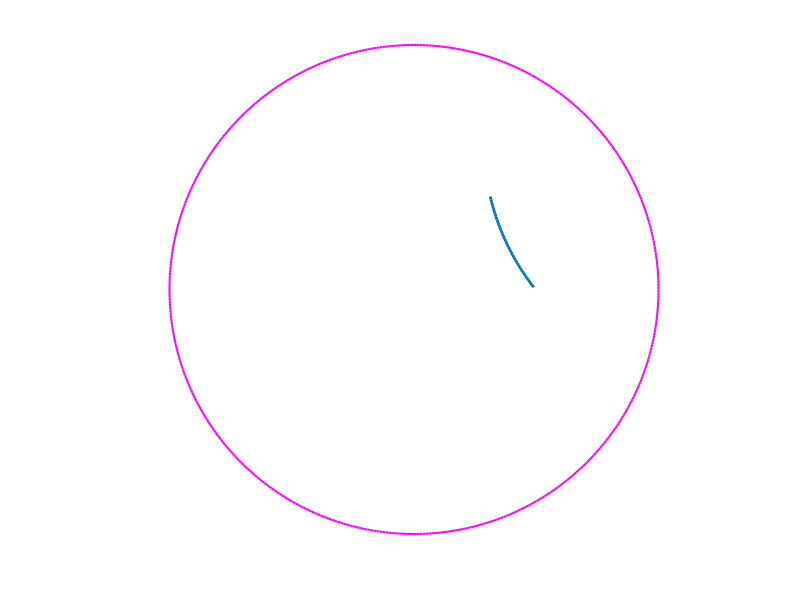

This chart was generated by the following MATLAB code: (Note: this script raises an error after producing the figure.)
q = 7;
layers = 3;

%unit circle
r_c = 1;
disc = 500;
rho_c = linspace(0,2*pi-0.0001,disc);
x_c = cos(rho_c);
y_c = sin(rho_c);
figure;
plot(x_c,y_c,'m-','LineWidth',1.5)
axis square
axis off
hold on

%first layer
sinpi_q = sin(pi/q);
cospi_q = cos(pi/q);
a = 1-4*sinpi_q^2;
b = -(2+8*sinpi_q^2-16*sinpi_q^2*cospi_q^2);
c = 1-4*sinpi_q^2;
% a = 1-(sec(pi/q))^2 * (sin(2*pi/q))^2;
% b = -2+4*(sin(2*pi/q))^2-2*(sec(pi/q))^2 * (sin(2*pi/q))^2;
% c = 1-(sec(pi/q))^2 * (sin(2*pi/q))^2;
% a = 1-(sec(pi/q))^2 * (cos(2*pi/q+pi/2))^2;
% b = -2+4*(cos(2*pi/q+pi/2))^2-2*(sec(pi/q))^2 * (cos(2*pi/q+pi/2))^2;
% c = 1-(sec(pi/q))^2 * (cos(2*pi/q+pi/2))^2;
s_square = (-b-sqrt(b^2-4*a*c))/2/a;
s = sqrt(s_square);  %vertex
h = (1+s^2)/2/s;   %x_coor of outside circle, y_coor = h*tan(pi/q)
r = sqrt(h^2/cospi_q^2-1);   %radius of outside circle
d_h = sqrt(1+r^2);   %distance of center of outside circle from origin

%plot the first layer
x_h = r*x_c + h;
y_h = r*y_c + h*tan(pi/q);
%only keep circles within current s
z_h = x_h.^2+y_h.^2;
x_h = x_h(z_h<=s_square);
y_h = y_h(z_h<=s_square);
plot(x_h,y_h,'-','Linewidth',2/sqrt(1))
rotate_n_plot([x_h' y_h'],q,2/sqrt(1));
plot([0,s],[0,0],'Linewidth',2/sqrt(1))
rotate_n_plot([0 0;s 0],q,2/sqrt(1));

plot(0,0,'k.','Markersize',15)
plot(s,0,'.','Markersize',15/sqrt(1))
rotate_n_plot([s,0],q,15/sqrt(1));

%%
%create a list of current conditions for add-on plottings
current_node = [s,0];
current_arcs = [h,h*tan(pi/q)];

for layer = 2:layers
next_node = [];
next_arcs = [];
all_arcs = [];
for k = 1:size(current_node,1)
    [xyr,theta] = point_surroundings(current_node(k,1),current_node(k,2),current_arcs(k,1),current_arcs(k,2),q);
    
    ite = 0;
    to_be_plot = {};
    for j = 1:q-1
        angle_j = theta+2*pi/q*j;  %angle from the origin-point line
        if abs(angle_j) >= 0.001
            ite = ite+1;
            x = xyr(ite,1);
            y = xyr(ite,2);
            r = xyr(ite,3);
            
            if r <= 100  %not a straight line
            x_h = r*x_c + x;
            y_h = r*y_c + y;
            else
            x_h = linspace(current_node(k,1), 2*current_node(k,1),100);
            y_h = linspace(current_node(k,2), 2*current_node(k,2),100);
            end
            %only keep circles within radius 1
            z_h = x_h.^2+y_h.^2;
            x_h = x_h(z_h<=1); %& z_h>=sqrt(node_x^2+node_y^2));
            y_h = y_h(z_h<=1); %& z_h>=sqrt(node_x^2+node_y^2));
            %keep circles depending on their polar angle with the
            %vertex (remove things that go through middle)
            [rho_all,~] = cart2pol(x_h-current_node(k,1),y_h-current_node(k,2));
            index = abs(rho_all+pi-angle_j)<=60/180*pi; %| abs(rho_all+pi+pi/2-angle_j)<=20/180*pi;
            x_h = x_h(index);
            y_h = y_h(index);
            %if any point on the circle is closer to the origin than the
            %node, discard the circle
            if sum(x_h.^2+y_h.^2 <current_node(k,1)^2+current_node(k,2)^2)>0
                xyr(ite,:) = [];
                ite = ite-1;
            else
%                 if layer == 3
%                 plot(x_h,y_h,'k-');
%                 rotate_n_plot([x_h' y_h'],q);
%                 end
                to_be_plot{ite,1} = x_h;
                to_be_plot{ite,2} = y_h;
            end
        end
        
        
    end
    if k==1
        to_be_plot_first = to_be_plot;
    end
    %xyr
    all_arcs = [all_arcs;  xyr];
    if size(xyr,1)==3
        %middle arcs' termination point
        [tx1,ty1,tx2,ty2] = two_arc_circle(xyr(2,1),xyr(2,2),xyr(2,3),xyr(3,1),xyr(3,2),xyr(3,3),q);
        if xyr(2,3)>=100
            [rho_temp,~] = cart2pol(current_node(k,1),current_node(k,2));
            next_node = [next_node;sqrt(tx1^2+ty1^2)*cos(rho_temp),sqrt(tx1^2+ty1^2)*sin(rho_temp)];
            next_arcs = [next_arcs;xyr(2,1),xyr(2,2)];
        else
            next_node = [next_node;tx1,ty1];
            next_arcs = [next_arcs;xyr(2,1),xyr(2,2)];
        end
        plot(next_node(end,1),next_node(end,2),'k.')
        %plot(tx2,ty2,'k.')
        %throw away points with radius >= termination points
        x_h = to_be_plot{2,1};
        y_h = to_be_plot{2,2};
        z_h = x_h.^2+y_h.^2;
        x_h = x_h(z_h<=tx1^2+ty1^2);
        y_h = y_h(z_h<=tx1^2+ty1^2);
        plot(x_h,y_h,'-','Linewidth',2/sqrt(layer))
        rotate_n_plot([x_h' y_h'],q,2/sqrt(layer));
        
        %side two arcs' intersection points
        if size(all_arcs,1)~=size(xyr,1)
            x_temp = all_arcs(end-size(xyr,1),1);
            y_temp = all_arcs(end-size(xyr,1),2);
            r_temp = all_arcs(end-size(xyr,1),3);
            [sx,sy] = intersection_two_circles(xyr(1,1),xyr(1,2),xyr(1,3),x_temp,y_temp,r_temp);
            next_node = [next_node;sx,sy];
            next_arcs = [next_arcs;xyr(1,1),xyr(1,2)];
            plot(sx,sy,'r.')
            %throw away points with radius >= intersection points
            x_h = to_be_plot{1,1};
            y_h = to_be_plot{1,2};
            z_h = x_h.^2+y_h.^2;
            x_h = x_h(z_h<=sx^2+sy^2);
            y_h = y_h(z_h<=sx^2+sy^2);
            plot(x_h,y_h,'-',2/sqrt(layer))
            rotate_n_plot([x_h' y_h'],q,2/sqrt(layer));

            %arc between previous node and the intersection point determined above
            [x_temp,y_temp,r_temp] = two_point_circle(current_node(k-1,1),current_node(k-1,2),sx,sy);
            x_temp = real(x_temp);
            y_temp = real(y_temp);
            r_temp = real(r_temp);
            x_h = r_temp*x_c + x_temp;
            y_h = r_temp*y_c + y_temp;
            %keep only points between the termination points - obtuse angle
            %between xuan's
            angles = acos(((x_h-current_node(k-1,1)).^2+(y_h-current_node(k-1,2)).^2+(x_h-sx).^2+(y_h-sy).^2-(sx-current_node(k-1,1)).^2-(sy-current_node(k-1,2)).^2)/2./sqrt((x_h-current_node(k-1,1)).^2+(y_h-current_node(k-1,2)).^2)./sqrt((x_h-sx).^2+(y_h-sy).^2));
            x_h = x_h(angles>=pi/2);
            y_h = y_h(angles>=pi/2);
            plot(x_h,y_h,'-','Linewidth',2/sqrt(layer))
            rotate_n_plot([x_h' y_h'],q,2/sqrt(layer));
        end
            

    end
    if size(xyr,1)==4
        %middle two arcs' termination points
        [tx1,ty1,tx2,ty2] = two_arc_circle(xyr(2,1),xyr(2,2),xyr(2,3),xyr(3,1),xyr(3,2),xyr(3,3),q);
        next_node = [next_node;tx1,ty1;tx2,ty2];
        next_arcs = [next_arcs;xyr(2,1),xyr(2,2);xyr(3,1),xyr(3,2)];
        plot(tx1,ty1,'k.')
        plot(tx2,ty2,'k.')
        %throw away points with radius >= termination points
        x_h = to_be_plot{2,1};
        y_h = to_be_plot{2,2};
        z_h = x_h.^2+y_h.^2;
        x_h = x_h(z_h<=tx1^2+ty1^2);
        y_h = y_h(z_h<=tx1^2+ty1^2);
        plot(x_h,y_h,'-','Linewidth',2/sqrt(layer))
        rotate_n_plot([x_h' y_h'],q,2/sqrt(layer));
        
        x_h = to_be_plot{3,1};
        y_h = to_be_plot{3,2};
        z_h = x_h.^2+y_h.^2;
        x_h = x_h(z_h<=tx2^2+ty2^2);
        y_h = y_h(z_h<=tx2^2+ty2^2);
        plot(x_h,y_h,'-','Linewidth',2/sqrt(layer))
        rotate_n_plot([x_h' y_h'],q,2/sqrt(layer));

        %side two arcs' intersection points
        if size(all_arcs,1)~=size(xyr,1)
            x_temp = all_arcs(end-size(xyr,1),1);
            y_temp = all_arcs(end-size(xyr,1),2);
            r_temp = all_arcs(end-size(xyr,1),3);
            [sx,sy] = intersection_two_circles(xyr(1,1),xyr(1,2),xyr(1,3),x_temp,y_temp,r_temp);
            sx = real(sx);
            sy = real(sy);
            next_node = [next_node;sx,sy];
            next_arcs = [next_arcs;xyr(1,1),xyr(1,2)];
            plot(sx,sy,'r.')
            %throw away points with radius >= intersection points
            x_h = to_be_plot{1,1};
            y_h = to_be_plot{1,2};
            z_h = x_h.^2+y_h.^2;
            x_h = x_h(z_h<=sx^2+sy^2);
            y_h = y_h(z_h<=sx^2+sy^2);
            plot(x_h,y_h,'-','Linewidth',2/sqrt(layer))
            rotate_n_plot([x_h' y_h'],q,2/sqrt(layer));

            %arc between previous node and the intersection point determined above
            [x_temp,y_temp,r_temp] = two_point_circle(current_node(k-1,1),current_node(k-1,2),sx,sy);
            x_h = r_temp*x_c + x_temp;
            y_h = r_temp*y_c + y_temp;
            %keep only points between the termination points - obtuse angle
            %between xuan's
            angles = acos(((x_h-current_node(k-1,1)).^2+(y_h-current_node(k-1,2)).^2+(x_h-sx).^2+(y_h-sy).^2-(sx-current_node(k-1,1)).^2-(sy-current_node(k-1,2)).^2)/2./sqrt((x_h-current_node(k-1,1)).^2+(y_h-current_node(k-1,2)).^2)./sqrt((x_h-sx).^2+(y_h-sy).^2));
            x_h = x_h(angles>=pi/2);
            y_h = y_h(angles>=pi/2);
            plot(x_h,y_h,'-','Linewidth',2/sqrt(layer))
            rotate_n_plot([x_h' y_h'],q,2/sqrt(layer));
        end

    end
end
%intersection between first arc and rotated last arc
[x_temp,y_temp] = rotate_pt(all_arcs(end,1),all_arcs(end,2),-2*pi/q);
r_temp = xyr(end,3);
[sx,sy] = intersection_two_circles(all_arcs(1,1),all_arcs(1,2),all_arcs(1,3),x_temp,y_temp,r_temp);
next_node = [next_node;sx,sy];
next_arcs = [next_arcs;xyr(1,1),xyr(1,2)];
plot(sx,sy,'r.')
%throw away points with radius >= intersection points
x_h = to_be_plot_first{1,1};
y_h = to_be_plot_first{1,2};
z_h = x_h.^2+y_h.^2;
x_h = x_h(z_h<=sx^2+sy^2);
y_h = y_h(z_h<=sx^2+sy^2);
plot(x_h,y_h,'-','Linewidth',2/sqrt(layer))
rotate_n_plot([x_h' y_h'],q,2/sqrt(layer));
%connect the intersection point with the node
x_h = to_be_plot{end,1};
y_h = to_be_plot{end,2};
z_h = x_h.^2+y_h.^2;
x_h = x_h(z_h<=sx^2+sy^2);
y_h = y_h(z_h<=sx^2+sy^2);
plot(x_h,y_h,'-','Linewidth',2/sqrt(layer))
rotate_n_plot([x_h' y_h'],q,2/sqrt(layer));

current_node = next_node;
current_arcs = next_arcs;
[~,ind] = sort(current_node(:,2));
current_node = real(current_node(ind,:));
current_arcs = current_arcs(ind,:);

%close the remaining points
for ii = 1:size(current_node,1)-1
    x1_temp = current_node(ii,1);
    y1_temp = current_node(ii,2);
    x2_temp = current_node(ii+1,1);
    y2_temp = current_node(ii+1,2);
    [x_temp,y_temp,r_temp] = two_point_circle(x1_temp,y1_temp,x2_temp,y2_temp);
    x_temp = real(x_temp);
    y_temp = real(y_temp);
    r_temp = real(r_temp);
    x_h = r_temp*x_c + x_temp;
    y_h = r_temp*y_c + y_temp;
    %keep only points between the termination points - obtuse angle
    %between xian's
    angles = acos(((x_h-x1_temp).^2+(y_h-y1_temp).^2+(x_h-x2_temp).^2+(y_h-y2_temp).^2-(x2_temp-x1_temp).^2-(y2_temp-y1_temp).^2)/2./sqrt((x_h-x1_temp).^2+(y_h-y1_temp).^2)./sqrt((x_h-x2_temp).^2+(y_h-y2_temp).^2));
    x_h = x_h(angles>=pi/2);
    y_h = y_h(angles>=pi/2);
    plot(x_h,y_h,'-','Linewidth',2/sqrt(layer))
    rotate_n_plot([x_h' y_h'],q,2/sqrt(layer));
    
    plot(current_node(ii,1),current_node(ii,2),'.','Markersize',15/sqrt(layer))
    rotate_n_plot([current_node(ii,1),current_node(ii,2)],q,15/sqrt(layer));
end
x1_temp = current_node(end,1);
y1_temp = current_node(end,2);
[x2_temp,y2_temp] = rotate_pt(current_node(1,1),current_node(1,2),2*pi/q);
[x_temp,y_temp,r_temp] = two_point_circle(x1_temp,y1_temp,x2_temp,y2_temp);
x_h = r_temp*x_c + x_temp;
y_h = r_temp*y_c + y_temp;
%keep only points between the termination points - obtuse angle
%between xian's
angles = acos(((x_h-x1_temp).^2+(y_h-y1_temp).^2+(x_h-x2_temp).^2+(y_h-y2_temp).^2-(x2_temp-x1_temp).^2-(y2_temp-y1_temp).^2)/2./sqrt((x_h-x1_temp).^2+(y_h-y1_temp).^2)./sqrt((x_h-x2_temp).^2+(y_h-y2_temp).^2));
x_h = x_h(angles>=pi/2);
y_h = y_h(angles>=pi/2);
plot(x_h,y_h,'-','Linewidth',2/sqrt(layer))
rotate_n_plot([x_h' y_h'],q,2/sqrt(layer));

plot(current_node(end,1),current_node(end,2),'.','Markersize',15/sqrt(layer))
rotate_n_plot([current_node(end,1),current_node(end,2)],q,15/sqrt(layer));
end